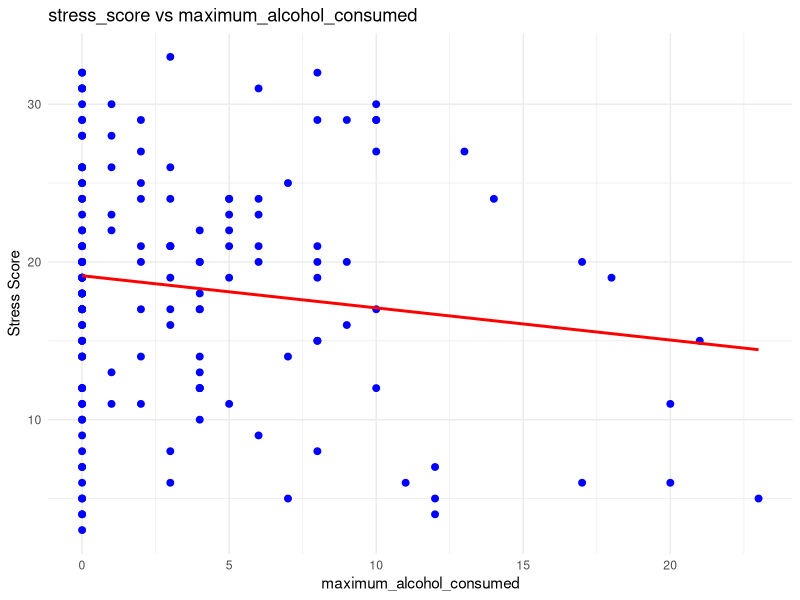
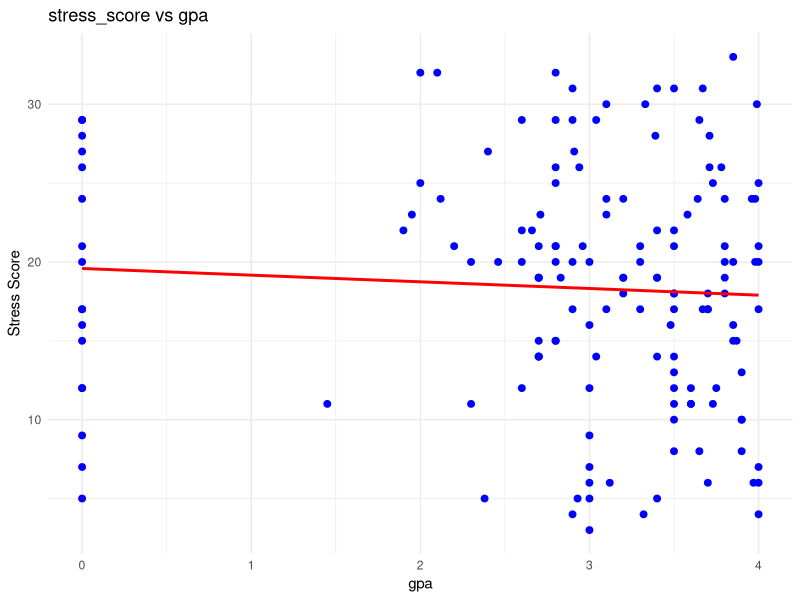
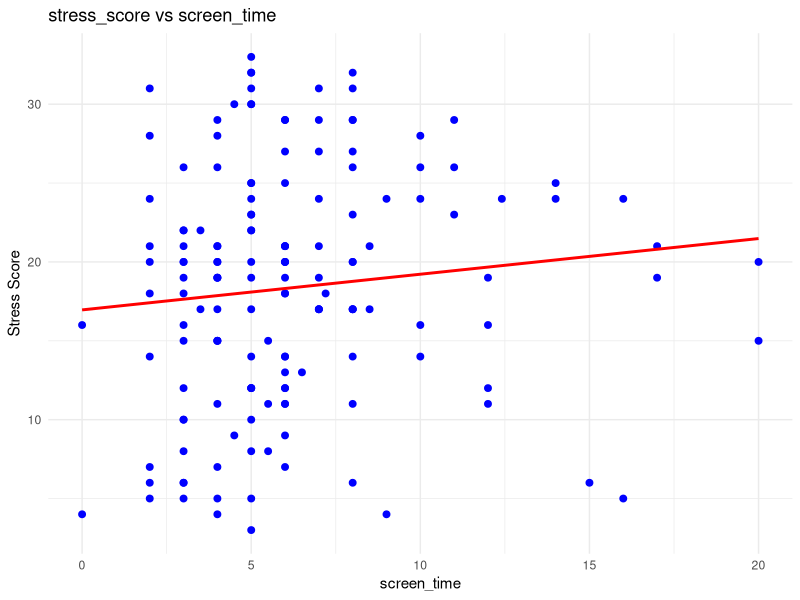
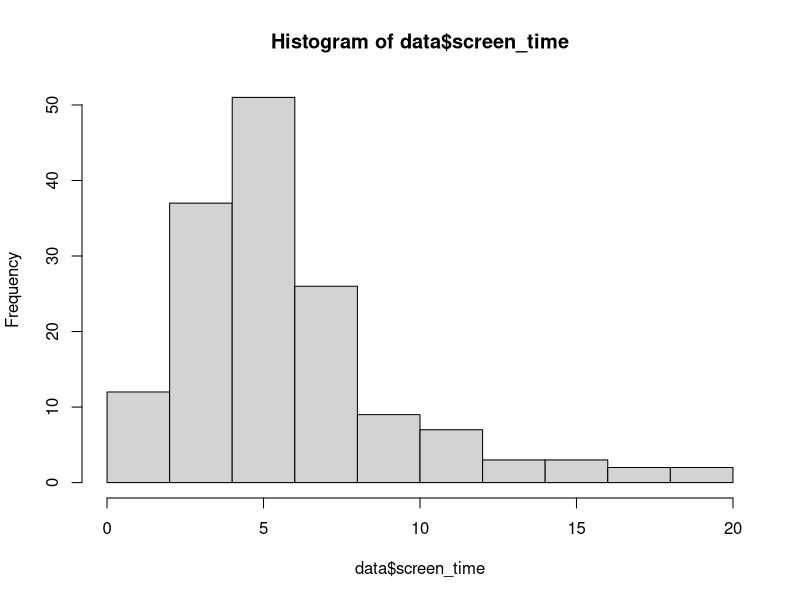

The R source for these figures, in order:
#!/usr/bin/env Rscript

library(ggplot2)

set.seed(123)

fit_linear_model <- function(y, x, raw_data) {
  # Train-test split
  n <- nrow(raw_data)
  trainIndex <- sample(n, round(0.7 * n, 0))
  train <- raw_data[trainIndex, ]
  test <- raw_data[-trainIndex, ]
  
  # Construct formula
  formula <- as.formula(paste(y, "~", x))
  
  # Fit model
  model <- lm(formula, data = train)

  overview = summary(model)
  print(overview)
  
  # Predict on testing data
  y_test <- test[[y]]
  y_hat <- predict(model, newdata = test)
  
  # Analyze accuracy
  SSE <- sum((y_test - y_hat)^2)
  MSE <- SSE / nrow(test)  
  RMSE <- sqrt(MSE)
  SST <- sum((y_test - mean(y_test))^2)
  R2 <- 1 - SSE / SST
  
  return(list(SSE = SSE, MSE = MSE, RMSE = RMSE, SST = SST, R2 = R2))
}

main <- function() {
  # Load data
  data <- read.csv("../../data/survey_fall2023.csv")
  
  # Define predictors
  predictors <- c("maximum_alcohol_consumed", "gpa", "screen_time")
  results <- list()
  
  # Open PDF device for saving all plots
  pdf("Rplots.pdf")  # This will save all plots sequentially to Rplots.pdf
  
  # Iterate over predictors
  for (predictor in predictors) {
    if (!predictor %in% colnames(data)) {
      cat("\nWarning: Predictor", predictor, "not found in dataset. Skipping...\n")
      next
    }
    
    cat("\nLinear model for stress score ~", predictor, "\n")
    result <- fit_linear_model("stress_score", predictor, data)
    
    # Store results for later comparison
    results[[predictor]] <- result
    
    # Format and print results
    formatted_results <- lapply(result[1:5], function(x) format(round(x, 4), nsmall = 4))
    print(formatted_results)
    
    # Create scatterplot for the predictor
    ggplot(data, aes_string(x = predictor, y = "stress_score")) +
      geom_point(color = "blue", size = 2) +
      geom_smooth(method = "lm", color = "red", se = FALSE) +
      ggtitle(paste("stress_score vs", predictor)) +
      xlab(predictor) +
      ylab("Stress Score") +
      theme_minimal() -> plot  # Assign ggplot to a variable

    print(plot)  # Ensure the plot is sent to the PDF file
  }

  hist(data$screen_time, breaks = "Freedman-Diaconis") -> plot1
  print(plot1)
  
  # Close PDF device
  dev.off()
  
  cat("\nAll plots saved to Rplots.pdf.\n")
}

# Run the script if executed directly
if (interactive() || identical(Sys.getenv("R_SCRIPT"), "")) {
  main()
}

